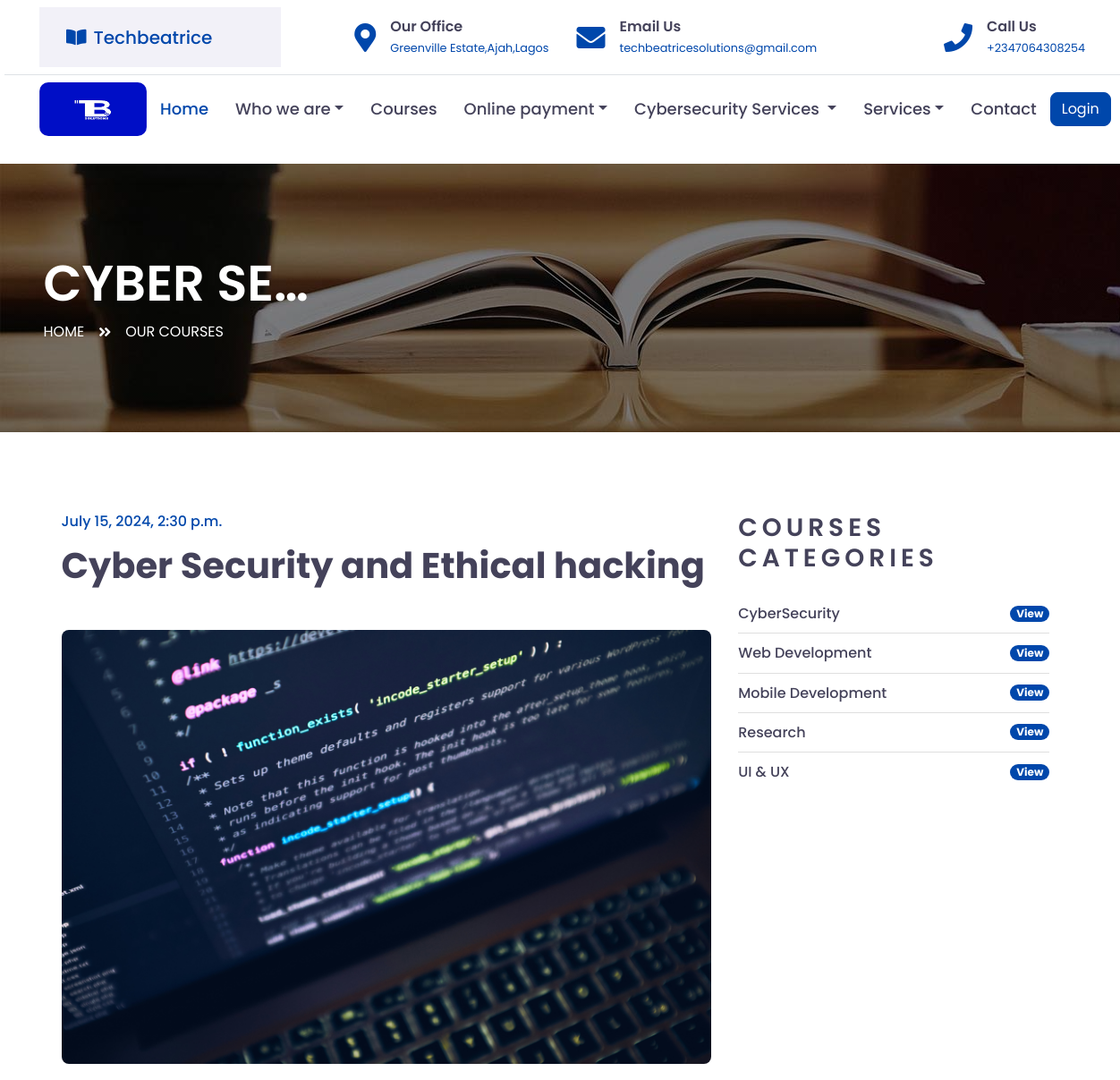
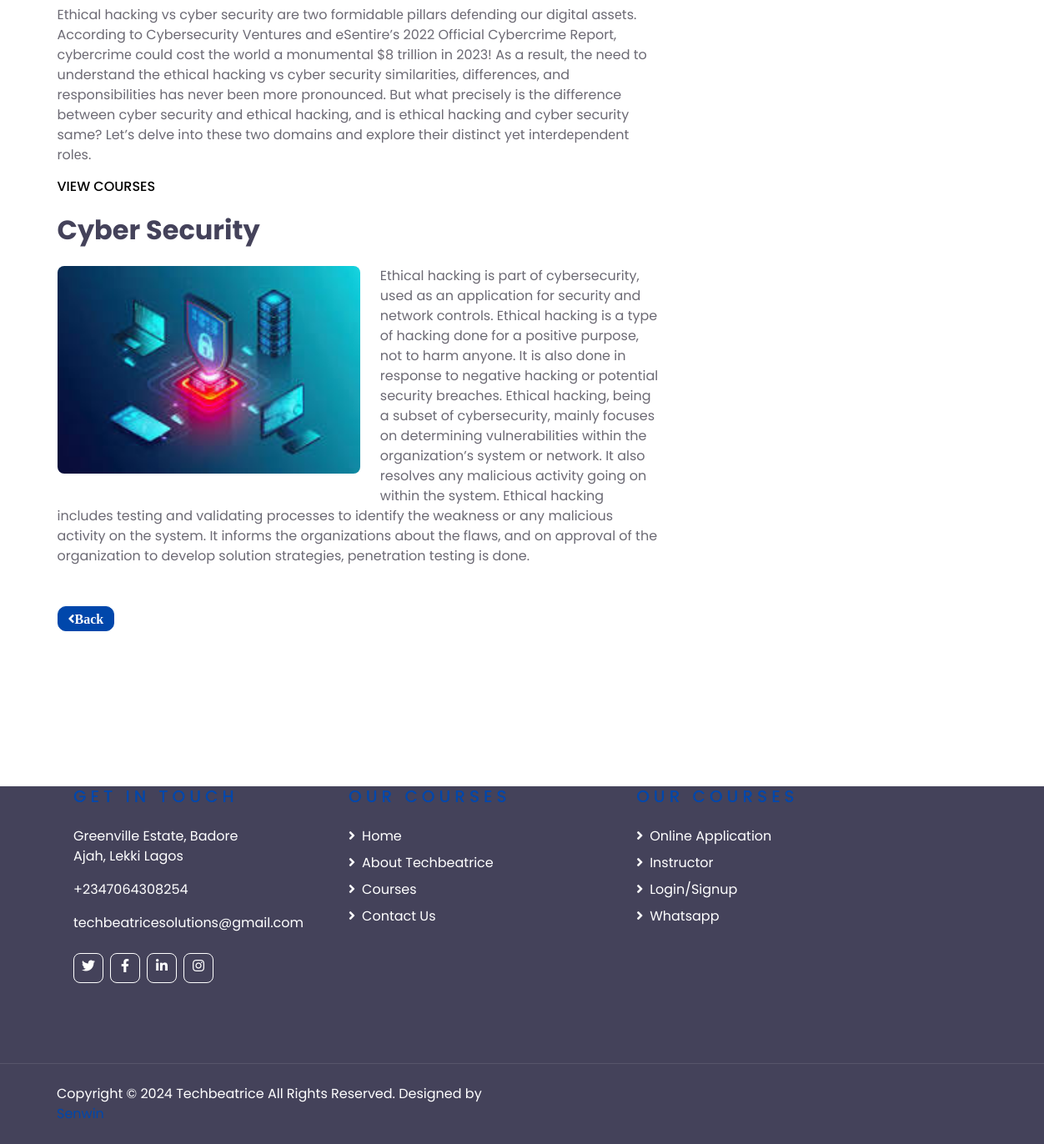
The page /article2/1/ on the database its author committed (2 pictures, top to bottom).
### techbeatrice/models.py (models this page shows, shortened)
class Techbeatrice_Courses_PostModel(models.Model):
    techbeatrice_courses_title = models.CharField(max_length =255, blank=True, null=True)
    techbeatrice_courses_sub_title = models.CharField(max_length =255, blank=True, null=True)
    techbeatrice_courses_cost_price = models.IntegerField(default ='0', blank=True, null=True)
    techbeatrice_courses_description = models.TextField()
    techbeatrice_courses_sub_description = models.TextField()
    techbeatrice_courses_img = models.ImageField(upload_to ='tech_courses_img/',blank=True,null=True)
    techbeatrice_courses_sub_img = models.ImageField(upload_to ='tech_courses_sub_img/',blank=True,null=True)
    techbeatrice_courses_slug = models.SlugField (max_length =255,blank=True, null=True)
    techbeatrice_courses_publish_date = models.DateTimeField (auto_now_add= True)
    techbeatrice_courses_author = models.ForeignKey(User, on_delete=models.CASCADE)
    class Meta:
        ordering =['-techbeatrice_courses_publish_date']

### techbeatrice/views.py (the view, shortened to what this page needs)
# urls.py: path('article2/<int:pk>/', SecondTechbeatriceDetailViewArticleDetailView.as_view(), name="second_detail"),
class SecondTechbeatriceDetailViewArticleDetailView(DetailView):
    model = Techbeatrice_Courses_PostModel
    template_name = 'techbeatrice/second_article_detail.html'
    context_object_name = 'second_techbeatrices'

### templates/techbeatrice/second_article_detail.html (shortened to what this page needs)
{% extends "base.html" %}
{% load static %}
{% block content %}
    <div class="container-fluid page-header" style="margin-bottom: 90px;">
        <div class="container">
            <div class="d-flex flex-column justify-content-center" style="min-height: 300px">
                <h3 class="display-4 text-white text-uppercase">{{ object.techbeatrice_courses_title|truncatechars:9}}</h3>
                <div class="d-inline-flex text-white">
                    <p class="m-0 text-uppercase"><a class="text-white" href="{% url 'home' %}">Home</a></p>
                    <i class="fa fa-angle-double-right pt-1 px-3"></i>
                    <p class="m-0 text-uppercase"><a class="text-white" href="{% url 'techbeatrice_courses' %}">Our Courses</a></p>
                </div>
            </div>
        </div>
    </div>
    <div class="container-fluid py-5">
        <div class="container py-5">
            <div class="row">
                <div class="col-lg-8">
                    <div class="mb-5">
                        <h6 class="text-primary mb-3">{{ object.techbeatrice_courses_publish_date }}</h6>
                        <h1 class="mb-5">{{ object.techbeatrice_courses_title }}</h1>
                        <img class="img-fluid rounded w-100 mb-4" src="{{ object.techbeatrice_courses_img.url }}" alt="Image">
                        <p>{{ object.techbeatrice_courses_description }}</p>
                        <h6 class="m-0 text-uppercase"><a class="text-black" href="{% url 'techbeatrice_courses' %}">View Courses</a></h6><br>
                        <h2 class="mb-4">{{ object.techbeatrice_courses_sub_title }}</h2>
                        <img class="img-fluid rounded w-50 float-left mr-4 mb-3" src="{{ object.techbeatrice_courses_sub_img.url }}" alt="Image">
                        <p>{{ object.techbeatrice_courses_sub_description }}</p>
                    </div>
                    <div class="btn-wrapper">
                        <a href=""onclick="history.back(); return false;" class="btn btn-primary"style="border-radius: 10px;"><i class="fa fa-angle-left">Back</i></a>
                    </div>
                </div>
                <div class="col-lg-4 mt-5 mt-lg-0">
            <div class="mb-5">
                <h3 class="text-uppercase mb-4" style="letter-spacing: 5px;">Courses Categories</h3>
                <ul class="list-group list-group-flush">
                    <li class="list-group-item d-flex justify-content-between align-items-center px-0">
                        <a href="{% url 'techbeatrice_courses' %}" class="text-decoration-none h6 m-0">CyberSecurity</a>
                        <a href="{% url 'techbeatrice_courses' %}"><span class="badge badge-primary badge-pill">View</span></a>
                    </li>
                    <li class="list-group-item d-flex justify-content-between align-items-center px-0">
                        <a href="{% url 'techbeatrice_courses' %}" class="text-decoration-none h6 m-0">Web Development</a>
                        <a href="{% url 'techbeatrice_courses' %}"><span class="badge badge-primary badge-pill">View</span></a>
                    </li>
                    <li class="list-group-item d-flex justify-content-between align-items-center px-0">
                        <a href="{% url 'techbeatrice_courses' %}" class="text-decoration-none h6 m-0">Mobile Development</a>
                        <a href="{% url 'techbeatrice_courses' %}"><span class="badge badge-primary badge-pill">View</span></a>
                    </li>
                    <li class="list-group-item d-flex justify-content-between align-items-center px-0">
                        <a href="{% url 'techbeatrice_courses' %}" class="text-decoration-none h6 m-0">Research</a>
                        <a href="{% url 'techbeatrice_courses' %}"><span class="badge badge-primary badge-pill">View</span></a>
                    </li>
                    <li class="list-group-item d-flex justify-content-between align-items-center px-0">
                        <a href="{% url 'techbeatrice_courses' %}" class="text-decoration-none h6 m-0">UI & UX</a>
                        <a href="{% url 'techbeatrice_courses' %}"><span class="badge badge-primary badge-pill">View</span></a>
                    </li>
                </ul>
            </div>
                </div>
            </div>
        </div>
    </div>
{% endblock %}

### rows shown on the page
Techbeatrice_Courses_PostModel: techbeatrice_courses_title "CYBER SE…", techbeatrice_courses_publish_date "July 15, 2024, 2:30 p.m.", techbeatrice_courses_title "Cyber Security and Ethical hacking", techbeatrice_courses_img (picture), techbeatrice_courses_description "Ethical hacking vs cyber security are two formidablе pillars dеfеnding our digital assеts. According to Cybersecurity Ventures and eSentire’s 2022 Official Cybercrime Report, cybеrcrimе could cost the world a monumental $8 trillion in 2023! As a result, the need to understand the ethical hacking vs cyber security similarities, differences, and responsibilities has nеvеr bееn morе pronounced. But what precisely is the difference between cyber security and ethical hacking, and is ethical hacking and cyber security same? Let’s delve into thеsе two domains and explore their distinct yet intеrdеpеndеnt rolеs.", techbeatrice_courses_sub_title "Cyber Security", techbeatrice_courses_sub_img (picture), techbeatrice_courses_sub_description "Ethical hacking is part of cybersecurity, used as an application for security and network controls. Ethical hacking is a type of hacking done for a positive purpose, not to harm anyone. It is also done in response to negative hacking or potential security breaches. Ethical hacking, being a subset of cybersecurity, mainly focuses on determining vulnerabilities within the organization’s system or network. It also resolves any malicious activity going on within the system. Ethical hacking includes testing and validating processes to identify the weakness or any malicious activity on the system. It informs the organizations about the flaws, and on approval of the organization to develop…"
